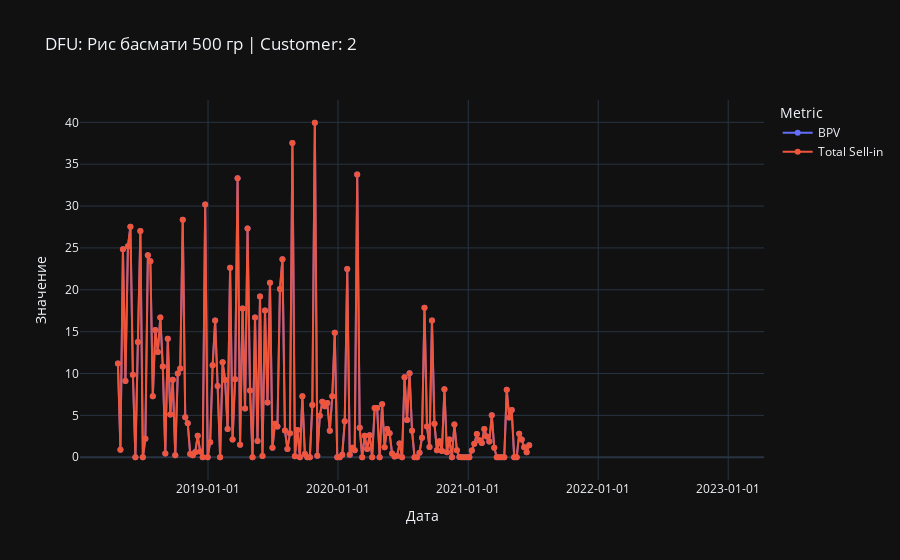
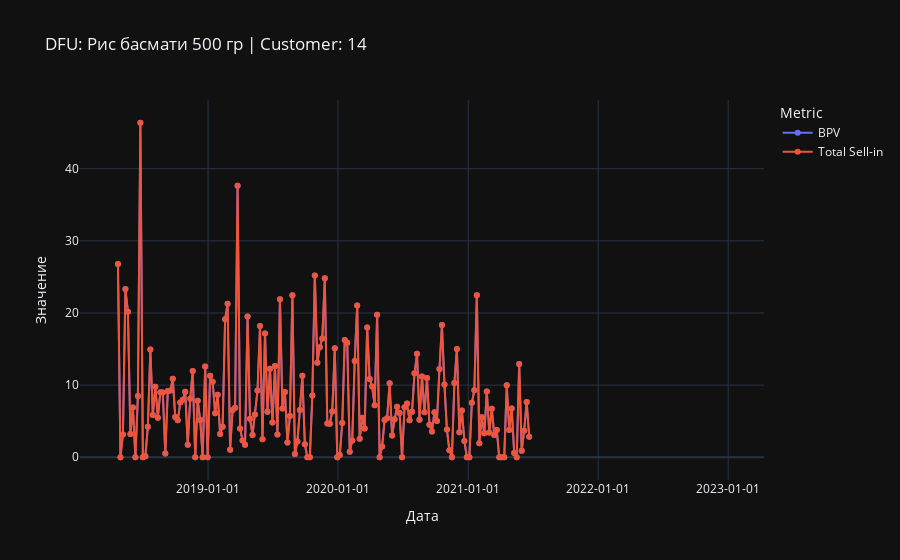
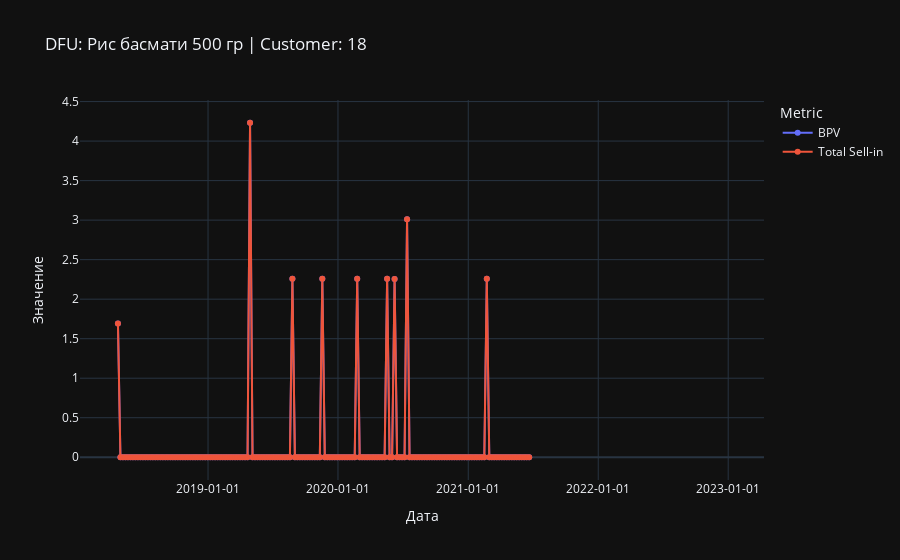
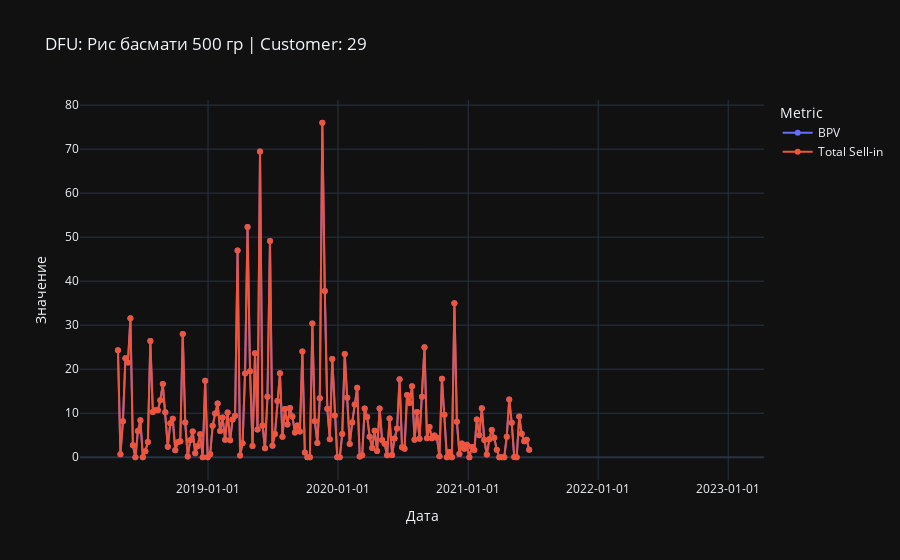

Source (notebook cell) for these figures, in order:
### Code cell
for (dfu, customer), group in sales_df_cleaned.groupby(['DFU', 'Customer']):
    fig = px.line(
        group.melt(id_vars=['Period'], value_vars=['BPV', 'Total Sell-in'], var_name='Metric', value_name='Value'),
        x='Period', y='Value', color='Metric',
        title=f'DFU: {dfu} | Customer: {customer}',
        labels={'Value': 'Sales', 'Period': 'Date'}
    )

    fig.update_traces(mode='lines+markers')  # Добавляем точки на линии
    fig.update_xaxes(title_text='Дата', tickformat='%Y-%m-%d')  # Форматируем ось X
    fig.update_yaxes(title_text='Значение')  # Подпись оси Y
    fig.show()

### Figure 1 — Plotly figure (JSON) as saved in the notebook; plotly's stock layout.template omitted (floating-point values rounded to 4 significant figures; data arrays with more than 128 entries replaced by an {"elided": "..."} marker saying what was removed)
{"data": [{"hovertemplate": "Metric=BPV<br>Date=%{x}<br>Sales=%{y}<extra></extra>", "legendgroup": "BPV", "line": {"color": "#636efa", "dash": "solid"}, "marker": {"symbol": "circle"}, "mode": "lines+markers", "name": "BPV", "orientation": "v", "showlegend": true, "x": {"elided": "245 str values"}, "xaxis": "x", "y": {"elided": "245 float values"}, "yaxis": "y", "type": "scatter"}, {"hovertemplate": "Metric=Total Sell-in<br>Date=%{x}<br>Sales=%{y}<extra></extra>", "legendgroup": "Total Sell-in", "line": {"color": "#EF553B", "dash": "solid"}, "marker": {"symbol": "circle"}, "mode": "lines+markers", "name": "Total Sell-in", "orientation": "v", "showlegend": true, "x": {"elided": "245 str values"}, "xaxis": "x", "y": {"elided": "245 float values"}, "yaxis": "y", "type": "scatter"}], "layout": {"xaxis": {"anchor": "y", "domain": [0.0, 1.0], "title": {"text": "Дата"}, "tickformat": "%Y-%m-%d"}, "yaxis": {"anchor": "x", "domain": [0.0, 1.0], "title": {"text": "Значение"}}, "legend": {"title": {"text": "Metric"}, "tracegroupgap": 0}, "title": {"text": "DFU: Рис басмати 500 гр | Customer: 2"}}}

### Figure 2 — Plotly figure (JSON) as saved in the notebook; plotly's stock layout.template omitted (floating-point values rounded to 4 significant figures; data arrays with more than 128 entries replaced by an {"elided": "..."} marker saying what was removed)
{"data": [{"hovertemplate": "Metric=BPV<br>Date=%{x}<br>Sales=%{y}<extra></extra>", "legendgroup": "BPV", "line": {"color": "#636efa", "dash": "solid"}, "marker": {"symbol": "circle"}, "mode": "lines+markers", "name": "BPV", "orientation": "v", "showlegend": true, "x": {"elided": "245 str values"}, "xaxis": "x", "y": {"elided": "245 float values"}, "yaxis": "y", "type": "scatter"}, {"hovertemplate": "Metric=Total Sell-in<br>Date=%{x}<br>Sales=%{y}<extra></extra>", "legendgroup": "Total Sell-in", "line": {"color": "#EF553B", "dash": "solid"}, "marker": {"symbol": "circle"}, "mode": "lines+markers", "name": "Total Sell-in", "orientation": "v", "showlegend": true, "x": {"elided": "245 str values"}, "xaxis": "x", "y": {"elided": "245 float values"}, "yaxis": "y", "type": "scatter"}], "layout": {"xaxis": {"anchor": "y", "domain": [0.0, 1.0], "title": {"text": "Дата"}, "tickformat": "%Y-%m-%d"}, "yaxis": {"anchor": "x", "domain": [0.0, 1.0], "title": {"text": "Значение"}}, "legend": {"title": {"text": "Metric"}, "tracegroupgap": 0}, "title": {"text": "DFU: Рис басмати 500 гр | Customer: 14"}}}

### Figure 3 — Plotly figure (JSON) as saved in the notebook; plotly's stock layout.template omitted (floating-point values rounded to 4 significant figures; data arrays with more than 128 entries replaced by an {"elided": "..."} marker saying what was removed)
{"data": [{"hovertemplate": "Metric=BPV<br>Date=%{x}<br>Sales=%{y}<extra></extra>", "legendgroup": "BPV", "line": {"color": "#636efa", "dash": "solid"}, "marker": {"symbol": "circle"}, "mode": "lines+markers", "name": "BPV", "orientation": "v", "showlegend": true, "x": {"elided": "245 str values"}, "xaxis": "x", "y": {"elided": "245 float values"}, "yaxis": "y", "type": "scatter"}, {"hovertemplate": "Metric=Total Sell-in<br>Date=%{x}<br>Sales=%{y}<extra></extra>", "legendgroup": "Total Sell-in", "line": {"color": "#EF553B", "dash": "solid"}, "marker": {"symbol": "circle"}, "mode": "lines+markers", "name": "Total Sell-in", "orientation": "v", "showlegend": true, "x": {"elided": "245 str values"}, "xaxis": "x", "y": {"elided": "245 float values"}, "yaxis": "y", "type": "scatter"}], "layout": {"xaxis": {"anchor": "y", "domain": [0.0, 1.0], "title": {"text": "Дата"}, "tickformat": "%Y-%m-%d"}, "yaxis": {"anchor": "x", "domain": [0.0, 1.0], "title": {"text": "Значение"}}, "legend": {"title": {"text": "Metric"}, "tracegroupgap": 0}, "title": {"text": "DFU: Рис басмати 500 гр | Customer: 18"}}}

### Figure 4 — Plotly figure (JSON) as saved in the notebook; plotly's stock layout.template omitted (floating-point values rounded to 4 significant figures; data arrays with more than 128 entries replaced by an {"elided": "..."} marker saying what was removed)
{"data": [{"hovertemplate": "Metric=BPV<br>Date=%{x}<br>Sales=%{y}<extra></extra>", "legendgroup": "BPV", "line": {"color": "#636efa", "dash": "solid"}, "marker": {"symbol": "circle"}, "mode": "lines+markers", "name": "BPV", "orientation": "v", "showlegend": true, "x": {"elided": "245 str values"}, "xaxis": "x", "y": {"elided": "245 float values"}, "yaxis": "y", "type": "scatter"}, {"hovertemplate": "Metric=Total Sell-in<br>Date=%{x}<br>Sales=%{y}<extra></extra>", "legendgroup": "Total Sell-in", "line": {"color": "#EF553B", "dash": "solid"}, "marker": {"symbol": "circle"}, "mode": "lines+markers", "name": "Total Sell-in", "orientation": "v", "showlegend": true, "x": {"elided": "245 str values"}, "xaxis": "x", "y": {"elided": "245 float values"}, "yaxis": "y", "type": "scatter"}], "layout": {"xaxis": {"anchor": "y", "domain": [0.0, 1.0], "title": {"text": "Дата"}, "tickformat": "%Y-%m-%d"}, "yaxis": {"anchor": "x", "domain": [0.0, 1.0], "title": {"text": "Значение"}}, "legend": {"title": {"text": "Metric"}, "tracegroupgap": 0}, "title": {"text": "DFU: Рис басмати 500 гр | Customer: 29"}}}
